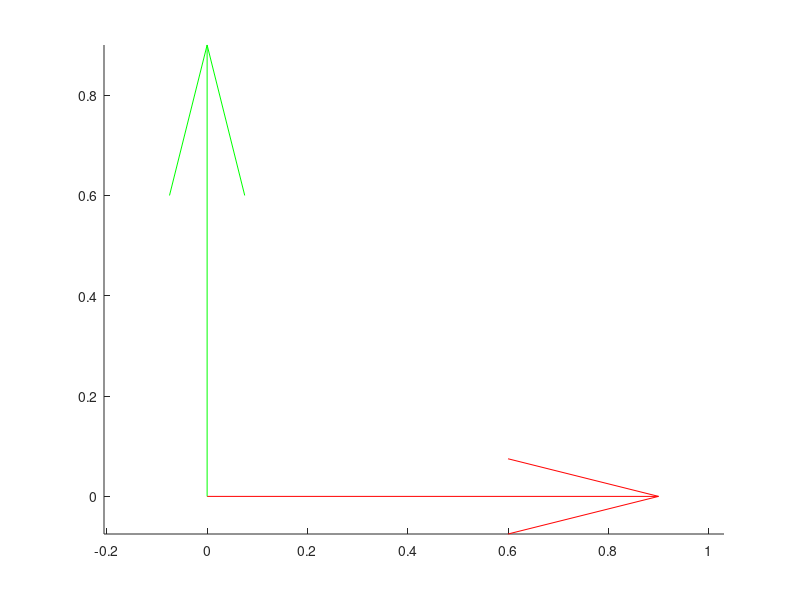

Reproduce this figure in MATLAB. (Note: this script raises an error after producing the figure.)
%Plotting system to roughly calculate camera extrinsic positions.

%Deserialize the data we are given
data = csvread('detections.csv');
lefts = data(:, 1);
tf = data(:, 2 : 17);
u = data(:, 18);
v = data(:, 19);

tf = reshape(tf, [], 4, 4);
BASE_to_FOREARM_vec = nan(size(tf, 1), 4, 4);
FOREARM_to_BASE_vec = nan(size(tf, 1), 4, 4);
for i = 1 : size(tf, 1)
	BASE_to_FOREARM_vec(i, :, :) = inv(squeeze(tf(i, :, :)))';
	FOREARM_to_BASE_vec(i, :, :) = squeeze(tf(i, :, :))';
end

%Set estimates and ground truths.
BASE_to_TARGET_L = [-0.3;  0.4; 0.];
BASE_to_TARGET_R = [-0.3; -0.4; 0.];

CAM_to_FOREARM = inv([%Forearm to cam is easier to visualize
	 0  1  0  1.0;
	 0  0 -1  0;
	-1  0  0  0;
	 0  0  0  1
]);
% CAM_to_FOREARM = [
% 	1 0 0 0;
% 	0 1 0 0;
% 	0 0 1 0;
% 	0 0 0 1
% ];

PM = [
	400.0	0			500		0;
	0		400.0		330		0;
	0		0			1			0
];

%Generally useful visualization helpers
vp_size = 0.2;
qvec_x = [vp_size; 0; 0; 0];
qvec_y = [0; vp_size; 0; 0];
qvec_z = [0; 0; vp_size; 0];

figure('Name', 'Observation Points');
hold on;
axis equal;
quiver3(0, 0, 0, 0, 0, 1.0, 'b-');
quiver3(0, 0, 0, 1.0, 0, 0, 'r-');
quiver3(0, 0, 0, 0, 1.0, 0, 'g-');
scatter3(0, 0, 0, 50.0, 'kO');
scatter3(BASE_to_TARGET_L(1), BASE_to_TARGET_L(2), BASE_to_TARGET_L(3), 'bx');
scatter3(BASE_to_TARGET_R(1), BASE_to_TARGET_R(2), BASE_to_TARGET_R(3), 'rx');
for i = 1 : size(lefts)
	if(lefts(i))
		code = 'bo';
	else
		code = 'ro';
	end
	
	BASE_to_FOREARM = squeeze(BASE_to_FOREARM_vec(i, :, :));
	
	BASE_to_CAM = BASE_to_FOREARM * [0; 0; 0; 1];
	scatter3(BASE_to_CAM(1), BASE_to_CAM(2), BASE_to_CAM(3), code, 'filled');

	q_o_t = BASE_to_CAM;
	q_x_t = BASE_to_FOREARM * qvec_x;
	q_y_t = BASE_to_FOREARM * qvec_y;
	q_z_t = BASE_to_FOREARM * qvec_z;
	quiver3(q_o_t(1), q_o_t(2), q_o_t(3), q_z_t(1), q_z_t(2), q_z_t(3), 'b-');
	quiver3(q_o_t(1), q_o_t(2), q_o_t(3), q_x_t(1), q_x_t(2), q_x_t(3), 'r-');
	quiver3(q_o_t(1), q_o_t(2), q_o_t(3), q_y_t(1), q_y_t(2), q_y_t(3), 'g-');
end
hold off;

figure('Name', 'Corrected Observation Points');
hold on;
axis equal;
quiver3(0, 0, 0, 0, 0, 1.0, 'b-');
quiver3(0, 0, 0, 1.0, 0, 0, 'r-');
quiver3(0, 0, 0, 0, 1.0, 0, 'g-');
scatter3(0, 0, 0, 50.0, 'kO');
scatter3(BASE_to_TARGET_L(1), BASE_to_TARGET_L(2), BASE_to_TARGET_L(3), 'bx');
scatter3(BASE_to_TARGET_R(1), BASE_to_TARGET_R(2), BASE_to_TARGET_R(3), 'rx');
for i = 1 : size(lefts)
	if(lefts(i))
		code = 'bo';
	else
		code = 'ro';
	end
	FOREARM_to_BASE = squeeze(FOREARM_to_BASE_vec(i, :, :));
	
	CAM_to_BASE = CAM_to_FOREARM * FOREARM_to_BASE;
	cam_pnt = CAM_to_BASE \ [0; 0; 0; 1];
	scatter3(cam_pnt(1), cam_pnt(2), cam_pnt(3), code, 'filled');

	q_o_t = cam_pnt;
	q_x_t = CAM_to_BASE \ qvec_x;
	q_y_t = CAM_to_BASE \ qvec_y;
	q_z_t = CAM_to_BASE \ qvec_z;
	quiver3(q_o_t(1), q_o_t(2), q_o_t(3), q_z_t(1), q_z_t(2), q_z_t(3), 'b-');
	quiver3(q_o_t(1), q_o_t(2), q_o_t(3), q_x_t(1), q_x_t(2), q_x_t(3), 'r-');
	quiver3(q_o_t(1), q_o_t(2), q_o_t(3), q_y_t(1), q_y_t(2), q_y_t(3), 'g-');
end
hold off;

figure('Name', 'Target Points w.r.t. Camera');
hold on;
axis equal;
quiver3(0, 0, 0, 0, 0, 1.0, 'b-');
quiver3(0, 0, 0, 1.0, 0, 0, 'r-');
quiver3(0, 0, 0, 0, 1.0, 0, 'g-');
scatter3(0, 0, 0, 50.0, 'kO');
sum_l = [0; 0; 0; 0];
sum_r = [0; 0; 0; 0];
for i = 1 : size(lefts)
	if(lefts(i))
		tvec = [BASE_to_TARGET_L; 1];
		code = 'bo';
	else
		tvec = [BASE_to_TARGET_R; 1];
		code = 'ro';
	end
	FOREARM_to_BASE = squeeze(FOREARM_to_BASE_vec(i, :, :));
	
	CAM_to_TARGET = CAM_to_FOREARM * FOREARM_to_BASE * tvec;
	scatter3(CAM_to_TARGET(1), CAM_to_TARGET(2), CAM_to_TARGET(3), code, 'filled');
	if(lefts(i))
		sum_l = sum_l + CAM_to_TARGET;
	else
		sum_r = sum_r + CAM_to_TARGET;
	end
end
scatter3(sum_l(1) / sum_l(4), sum_l(2) / sum_l(4), sum_l(3) / sum_l(4), 'bx');
scatter3(sum_r(1) / sum_r(4), sum_r(2) / sum_r(4), sum_r(3) / sum_r(4), 'rx');
hold off;

figure('Name', 'Projected Points');
hold on;
axis equal;
quiver3(0, 0, 0, 100.0, 0, 0, 'r-');
quiver3(0, 0, 0, 0, 100.0, 0, 'g-');
scatter3(0, 0, 0, 50.0, 'kO');
sum_l_real = [0; 0; 0];
sum_r_real = [0; 0; 0];
sum_l_calc = [0; 0; 0];
sum_r_calc = [0; 0; 0];
for i = 1 : size(lefts)
	if(lefts(i))
		tvec = [BASE_to_TARGET_L; 1];
		calc_code = 'bo';
		real_code = 'bx';
	else
		tvec = [BASE_to_TARGET_R; 1];
		calc_code = 'ro';
		real_code = 'rx';
	end
	FOREARM_to_BASE = squeeze(FOREARM_to_BASE_vec(i, :, :));
	
	CAM_to_TARGET = CAM_to_FOREARM * FOREARM_to_BASE * tvec;
	if(i == 1)
		tvec
		FOREARM_to_BASE * tvec
		CAM_to_FOREARM
		CAM_to_TARGET
	end
	p = PM * CAM_to_TARGET;
	
	if(lefts(i))
		sum_l_real = sum_l_real + [u(i); v(i); 1];
		sum_l_calc = sum_l_calc + [p(1)/p(3); p(2)/p(3); 1];
	else
		sum_r_real = sum_r_real + [u(i); v(i); 1];
		sum_r_calc = sum_r_calc + [p(1)/p(3); p(2)/p(3); 1];
	end
	
	scatter(p(1)/p(3), p(2)/p(3), calc_code);
	
	scatter(u(i), v(i), real_code);
end
scatter(sum_l_real(1) / sum_l_real(3), sum_l_real(2) / sum_l_real(3), 'bo', 'filled');
scatter(sum_l_calc(1) / sum_l_calc(3), sum_l_calc(2) / sum_l_calc(3), 'bs');
scatter(sum_r_real(1) / sum_r_real(3), sum_r_real(2) / sum_r_real(3), 'ro', 'filled');
scatter(sum_r_calc(1) / sum_r_calc(3), sum_r_calc(2) / sum_r_calc(3), 'rs');
hold off;